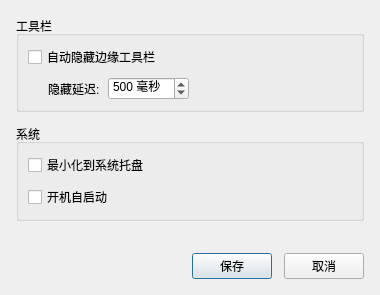
<?xml version="1.0" encoding="UTF-8"?>
<ui version="4.0">
 <class>SettingsDialog</class>
 <widget class="QDialog" name="SettingsDialog">
  <property name="windowTitle">
   <string>VibeOCR 设置</string>
  </property>
  <property name="minimumSize">
   <size>
    <width>380</width>
    <height>280</height>
   </size>
  </property>
  <layout class="QVBoxLayout" name="mainLayout">
   <property name="spacing">
    <number>12</number>
   </property>
   <property name="leftMargin">
    <number>16</number>
   </property>
   <property name="topMargin">
    <number>16</number>
   </property>
   <property name="rightMargin">
    <number>16</number>
   </property>
   <property name="bottomMargin">
    <number>16</number>
   </property>
   <item>
    <widget class="QGroupBox" name="groupToolbar">
     <property name="title">
      <string>工具栏</string>
     </property>
     <layout class="QVBoxLayout" name="toolbarLayout">
      <property name="spacing">
       <number>8</number>
      </property>
      <item>
       <widget class="QCheckBox" name="chkAutoHide">
        <property name="text">
         <string>自动隐藏边缘工具栏</string>
        </property>
        <property name="toolTip">
         <string>工具栏停靠在屏幕边缘时自动隐藏，鼠标靠近边缘时自动弹出</string>
        </property>
       </widget>
      </item>
      <item>
       <layout class="QHBoxLayout" name="delayLayout">
        <property name="spacing">
         <number>8</number>
        </property>
        <property name="leftMargin">
         <number>20</number>
        </property>
        <item>
         <widget class="QLabel" name="labelHideDelay">
          <property name="text">
           <string>隐藏延迟:</string>
          </property>
         </widget>
        </item>
        <item>
         <widget class="QSpinBox" name="spinHideDelay">
          <property name="suffix">
           <string> 毫秒</string>
          </property>
          <property name="minimum">
           <number>100</number>
          </property>
          <property name="maximum">
           <number>5000</number>
          </property>
          <property name="singleStep">
           <number>100</number>
          </property>
          <property name="value">
           <number>500</number>
          </property>
         </widget>
        </item>
        <item>
         <spacer name="delaySpacer">
          <property name="orientation">
           <enum>Qt::Horizontal</enum>
          </property>
          <property name="sizeHint" stdset="0">
           <size>
            <width>40</width>
            <height>20</height>
           </size>
          </property>
         </spacer>
        </item>
       </layout>
      </item>
     </layout>
    </widget>
   </item>
   <item>
    <widget class="QGroupBox" name="groupSystem">
     <property name="title">
      <string>系统</string>
     </property>
     <layout class="QVBoxLayout" name="systemLayout">
      <property name="spacing">
       <number>8</number>
      </property>
      <item>
       <widget class="QCheckBox" name="chkMinimizeToTray">
        <property name="text">
         <string>最小化到系统托盘</string>
        </property>
        <property name="toolTip">
         <string>关闭主窗口时最小化到系统托盘而不是退出程序</string>
        </property>
       </widget>
      </item>
      <item>
       <widget class="QCheckBox" name="chkAutoStart">
        <property name="text">
         <string>开机自启动</string>
        </property>
        <property name="toolTip">
         <string>系统启动时自动运行 VibeOCR</string>
        </property>
       </widget>
      </item>
     </layout>
    </widget>
   </item>
   <item>
    <spacer name="verticalSpacer">
     <property name="orientation">
      <enum>Qt::Vertical</enum>
     </property>
     <property name="sizeHint" stdset="0">
      <size>
       <width>20</width>
       <height>20</height>
      </size>
     </property>
    </spacer>
   </item>
   <item>
    <layout class="QHBoxLayout" name="buttonLayout">
     <item>
      <spacer name="buttonSpacer">
       <property name="orientation">
        <enum>Qt::Horizontal</enum>
       </property>
       <property name="sizeHint" stdset="0">
        <size>
         <width>40</width>
         <height>20</height>
        </size>
       </property>
      </spacer>
     </item>
     <item>
      <widget class="QPushButton" name="btnSave">
       <property name="text">
        <string>保存</string>
       </property>
      </widget>
     </item>
     <item>
      <widget class="QPushButton" name="btnCancel">
       <property name="text">
        <string>取消</string>
       </property>
      </widget>
     </item>
    </layout>
   </item>
  </layout>
 </widget>
 <resources/>
 <connections/>
</ui>
